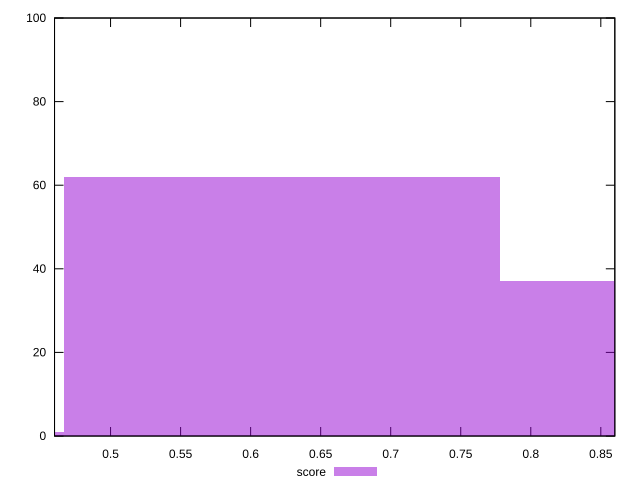

This figure's gnuplot source:
reset

$score <<EOF
0.6223963909112316 62
0.3111981954556158 1
0.9335945863668473 37
EOF

set key outside below
set boxwidth 0.3111981954556158
set xrange [0.46:0.86]
set yrange [0:100]
set trange [0:100]
set style fill transparent solid 0.5 noborder
set terminal svg size 640, 490 enhanced background rgb 'white'
set output "report_00017_2021-02-10T15-08-03.406Z/interactive/samples/pages+cached+noadtech/score/histogram.svg"

plot $score title "score" with boxes

reset
